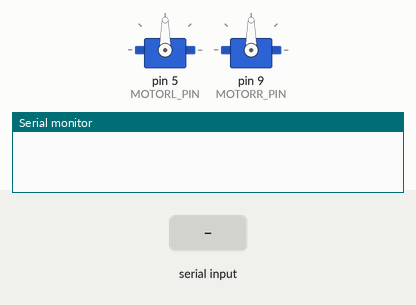
Recording of a sketch running on a simulated Arduino Uno, built with avr-gcc and run on an emulated ATmega328P. Parts: 2 × servo, the last lines printed to the serial monitor. Inputs (shaded band) come from the test bench.

Above: at 1.2 s.
1.3 s: "1" received over Serial
At 2.5 s:
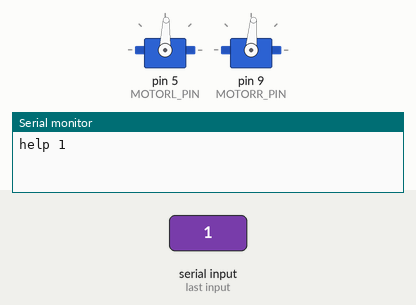
2.8 s: "2" received over Serial
At 3.8 s:
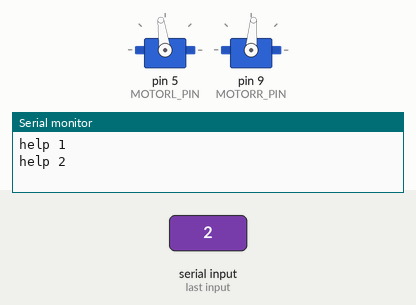
Timing chart, 0 to 5.8 s (numbered marks = the images above; inputs shaded):
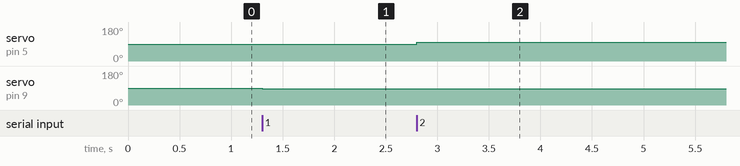

Measured:
- after the input at 1.3 s, servo on pin 5 (MOTORL_PIN): 90° → 88° at once; servo on pin 9 (MOTORR_PIN): 90° → 85° at once
- after the input at 2.8 s, servo on pin 5 (MOTORL_PIN): 88° → 98° at once

The sketch:

Bluetooth.ino
```cpp
/*
 Name:		Bluetooth.ino
 Created:	6/11/2020 11:18:08 AM
 Author:	tomor
*/

// the setup function runs once when you press reset or power the board
#include <Servo.h>

int MOTORL_PIN = 5;
int MOTORR_PIN = 9;
int TRIG_PIN = 3;
int ECHO_PIN = 4;

Servo LServo;
Servo RServo;

void setup() {
    Serial.begin(9600);

    pinMode(TRIG_PIN, OUTPUT);
    pinMode(ECHO_PIN, INPUT);

    LServo.attach(MOTORL_PIN);
    RServo.attach(MOTORR_PIN);
}

int leftStandard = 93;
int rightStandard = 90;

void TurnLeft(int speed) {
    LServo.write(leftStandard - speed); // +?? ?? -?? ??
    RServo.write(rightStandard - speed); // -?? ?? +?? ??
}

void TurnRight(int speed) {
    LServo.write(leftStandard + speed); // +?? ?? -?? ??
    RServo.write(rightStandard + speed); // -?? ?? +?? ??
}

void goForward(int speed) {
    LServo.write(leftStandard + speed); // +?? ?? -?? ??
    RServo.write(rightStandard - speed); // -?? ?? +?? ??
}

// the loop function runs over and over again until power down or reset
void loop() {
    const int speed = 5;
    if (Serial.available()) {
        char value = Serial.read();
        Serial.print("help ");
        Serial.println(value);


        switch (value)
        {
        case '1':
            TurnLeft(speed); break;
        case '2':
            goForward(speed); break;
        case '3':
            TurnRight(speed); break;
        case '4':
            goForward(-speed); break;
        case '5':
            goForward(0); break;
        default:
            break;
        }
    }
}
```
